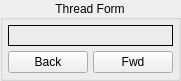
   <widget class="QGroupBox" name="gridGroupBox">
    <property name="geometry">
     <rect>
      <x>5</x>
      <y>4</y>
      <width>125</width>
      <height>81</height>
     </rect>
    </property>
    <property name="title">
     <string>Thread Form</string>
    </property>
    <property name="alignment">
     <set>Qt::AlignCenter</set>
    </property>
    <layout class="QGridLayout" name="gridLayout">
     <property name="leftMargin">
      <number>5</number>
     </property>
     <property name="topMargin">
      <number>5</number>
     </property>
     <property name="rightMargin">
      <number>5</number>
     </property>
     <property name="bottomMargin">
      <number>5</number>
     </property>
     <property name="spacing">
      <number>5</number>
     </property>
     <item row="1" column="0">
      <widget class="QPushButton" name="threadFormBackBtn">
       <property name="text">
        <string>Back</string>
       </property>
      </widget>
     </item>
     <item row="1" column="1">
      <widget class="QPushButton" name="threadFormFwdBtn">
       <property name="text">
        <string>Fwd</string>
       </property>
      </widget>
     </item>
     <item row="0" column="0" colspan="2">
      <widget class="QLabel" name="threadFormLbl">
       <property name="frameShape">
        <enum>QFrame::Box</enum>
       </property>
       <property name="text">
        <string/>
       </property>
       <property name="alignment">
        <set>Qt::AlignCenter</set>
       </property>
      </widget>
     </item>
    </layout>
   </widget>
